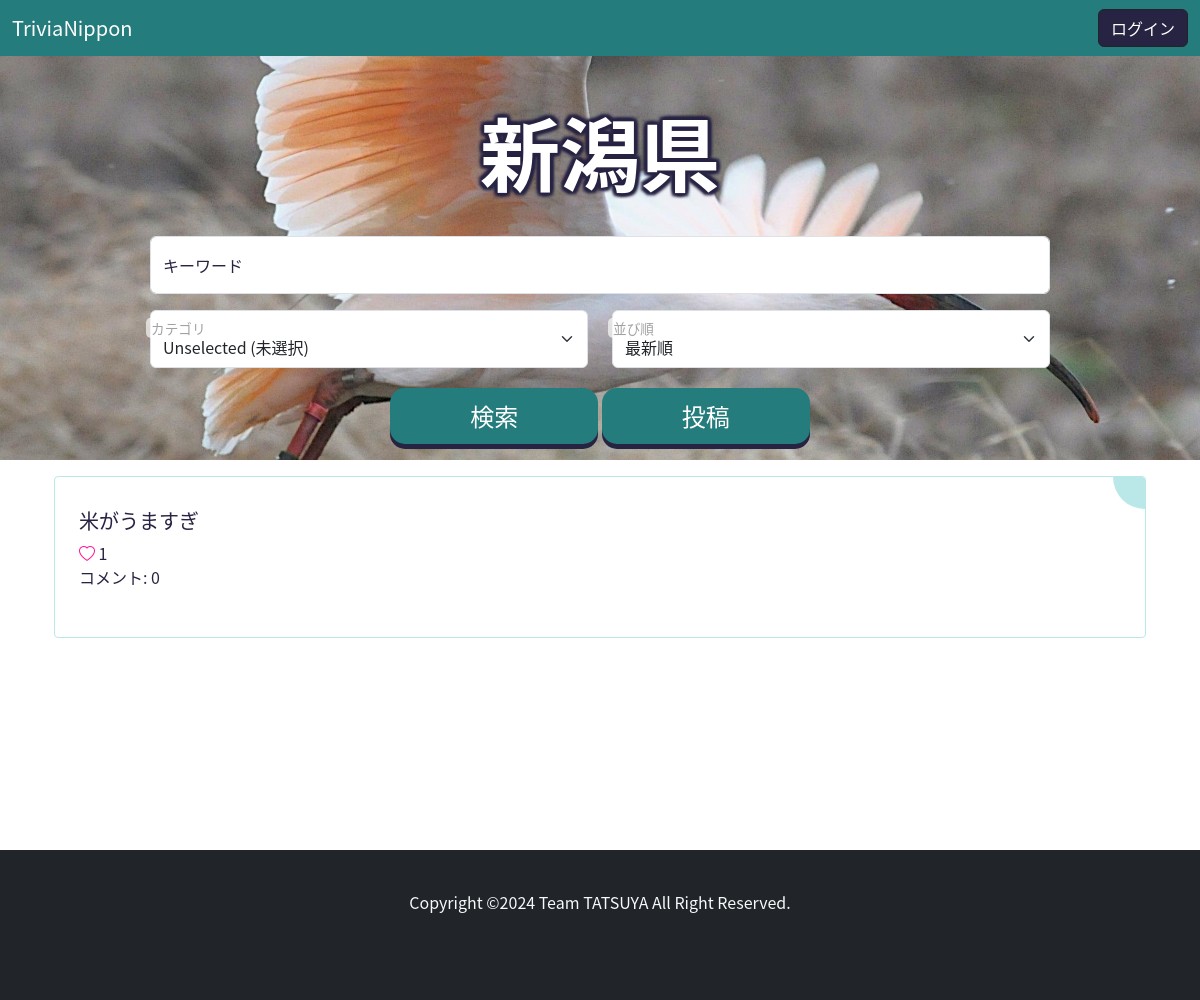
The page /list/新潟県/ on the database as committed earlier.
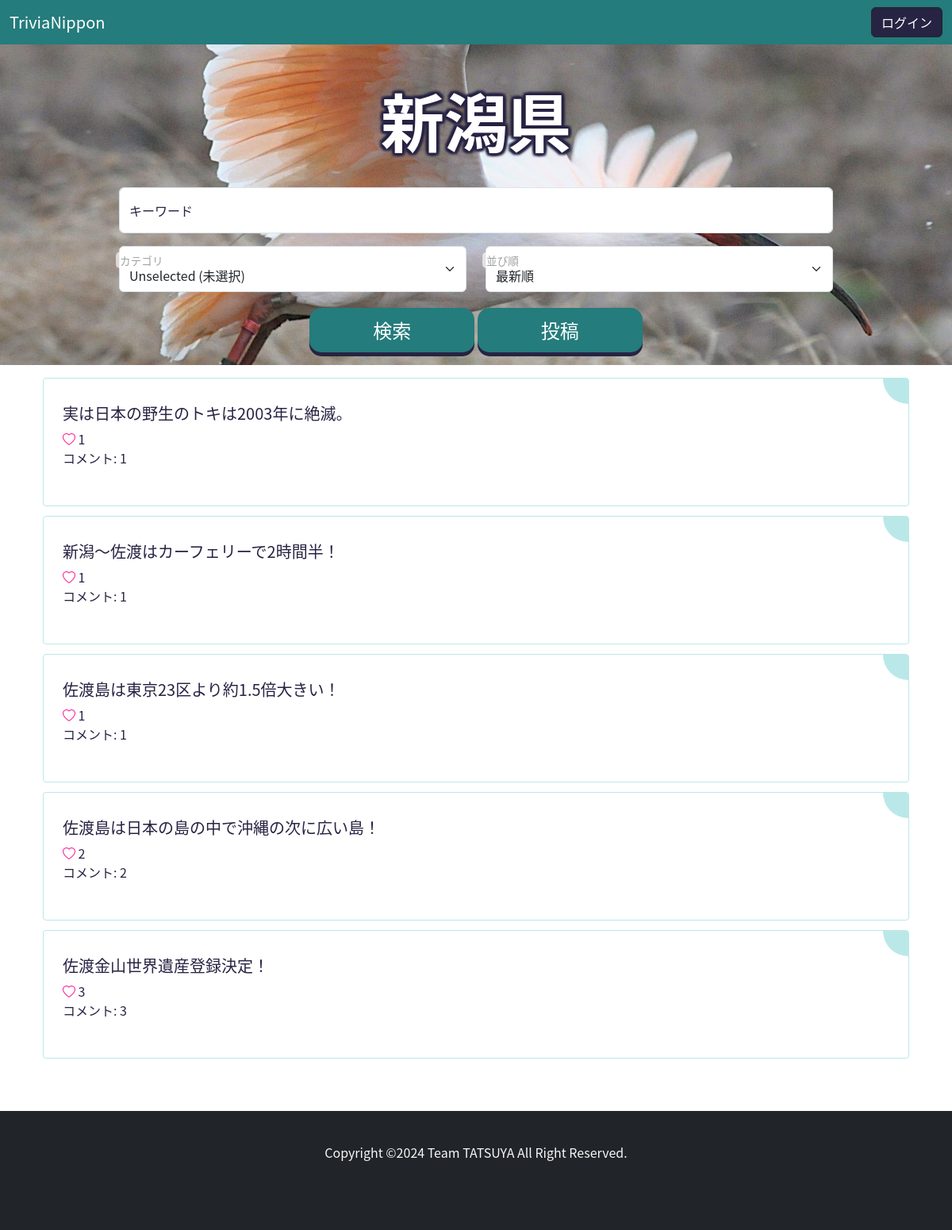
The same page on the database as committed later.
### main/models.py (models this page shows, shortened)
class Post(models.Model):
    CATEGORY_CHOICES = [
        ('地理', '地理'),
        ('歴史', '歴史'),
        ('人物', '人物'),
        ('自然', '自然'),
        ('伝統', '伝統'),
        ('スポーツ', 'スポーツ'),
        ('食', '食'),
        ('文化', '文化'),
        ('芸能', '芸能'),
        ('特産品', '特産品'),
        ('方言', '方言'),
        ('その他', 'その他'),
    ]
    PREFECTURE_CHOICES = [
        ('北海道', '北海道'),
        ('青森県', '青森県'),
        ('岩手県', '岩手県'),
        ('宮城県', '宮城県'),
        ('秋田県', '秋田県'),
        ('山形県', '山形県'),
        ('福島県', '福島県'),
        ('茨城県', '茨城県'),
        ('栃木県', '栃木県'),
        ('群馬県', '群馬県'),
        ('埼玉県', '埼玉県'),
        ('千葉県', '千葉県'),
        ('東京都', '東京都'),
        ('神奈川県', '神奈川県'),
        ('新潟県', '新潟県'),
        ('富山県', '富山県'),
        ('石川県', '石川県'),
        ('福井県', '福井県'),
        ('山梨県', '山梨県'),
        ('長野県', '長野県'),
        ('岐阜県', '岐阜県'),
        ('静岡県', '静岡県'),
        ('愛知県', '愛知県'),
        ('三重県', '三重県'),
        ('滋賀県', '滋賀県'),
        ('京都府', '京都府'),
        ('大阪府', '大阪府'),
        ('兵庫県', '兵庫県'),
        ('奈良県', '奈良県'),
        ('和歌山県', '和歌山県'),
        ('鳥取県', '鳥取県'),
        ('島根県', '島根県'),
        ('岡山県', '岡山県'),
        ('広島県', '広島県'),
        ('山口県', '山口県'),
        ('徳島県', '徳島県'),
        ('香川県', '香川県'),
        ('愛媛県', '愛媛県'),
        ('高知県', '高知県'),
        ('福岡県', '福岡県'),
        ('佐賀県', '佐賀県'),
        ('長崎県', '長崎県'),
        ('熊本県', '熊本県'),
        ('大分県', '大分県'),
        ('宮崎県', '宮崎県'),
        ('鹿児島県', '鹿児島県'),
        ('沖縄県', '沖縄県'),
    ]
    title = models.CharField(verbose_name="タイトル", max_length=20)
    category = models.CharField(verbose_name="カテゴリ", max_length=20, choices=CATEGORY_CHOICES)
    prefecture = models.CharField(verbose_name="都道府県", max_length=20, choices=PREFECTURE_CHOICES)
    content = models.TextField(blank=True, null=True)
    user = models.ForeignKey(User, on_delete=models.CASCADE)
    like = models.ManyToManyField(User, related_name='related_post', blank=True)
    create_at = models.DateTimeField()
    update_at = models.DateTimeField()
    class Meta:
        db_table = 'posts'
        ordering = ["-create_at"]

### main/views.py (the view)
# urls.py: path("list/<str:prefecture>/", TriviaListView.as_view(), name="trivia-list"),
class TriviaListView(ListView):
    model = Post
    template_name = "main/list.html"
    def get_queryset(self):
        query = super().get_queryset()
        keyword = self.request.GET.get("keyword", None)
        category = self.request.GET.get("category", None)
        prefecture = self.kwargs["prefecture"]
        query = query.filter(prefecture=prefecture)
        if keyword:
            query = query.filter(title__icontains=keyword)
        if category == "未選択":
            pass
        elif category:
            query = query.filter(category=category)
        arrangement = self.request.GET.get("arrangement", 0)
        if arrangement == "1":
            query = query.order_by('-create_at')
        elif arrangement == "2":
            query = query.annotate(num_likes=Count("like")).order_by('-num_likes')
        elif arrangement == "3":
            query = query.annotate(num_comments=Count("comments")).order_by("-num_comments")
        return query
    def get_context_data(self, **kwargs):
        context = super().get_context_data(**kwargs)
        context["prefecture"] = self.kwargs["prefecture"]
        context["keyword"] = self.request.GET.get("keyword", "")
        category = self.request.GET.get("category", "")
        if category == "地理":
            context["geography"] = True
        elif category == "歴史":
            context["history"] = True
        elif category == "人物":
            context["person"] = True
        elif category == "自然":
            context["nature"] = True
        elif category == "伝統":
            context["tradition"] = True
        elif category == "スポーツ":
            context["sport"] = True
        elif category == "食":
            context["food"] = True
        elif category == "文化":
            context["culture"] = True
        elif category == "芸能":
            context["entertainment"] = True
        elif category == "特産品":
            context["goods"] = True
        elif category == "方言":
            context["dialect"] = True
        elif category == "未選択":
            context["none"] = True
        arrangement = context['arrangement'] = self.request.GET.get('arrangement', '')
        if arrangement == "1":
            context["new"] = True
        elif arrangement == "2":
            context["like"] = True
        elif arrangement == "3":
            context["comment"] = True
        return context

### templates/main/list.html (shortened to what this page needs)
{% extends "base.html" %}
{% block content %}
<div id={{prefecture}}  class="background-img">
    <br><div class="title-container"><div class="prefecture-title"><p><b>{{ prefecture }}</b></p></div></div>
    <form action="{% url 'main:trivia-list' prefecture %}" method="GET" class="w-75 mx-auto">
        <p class="form-floating">
            <input id="floatingInput" type="text" class="form-control" name="keyword" value="{{ keyword }}" placeholder="キーワード入力">
            <label for="floatingInput">キーワード</label>
        </p>
        <div class="row mb-3">
            <div class="col form-floating">
                <select name="category" id="floatingSelect" class="form-select">
                    <option value="未選択" {% if none %}selected{% endif %}>Unselected (未選択)</option>
                </select>
                <label for="floatingSelect">カテゴリ</label>
            </div>
            <div class="col form-floating">
                <select name="arrangement" id="floatingSelect" class="form-select">
                    <option value="1" {% if new %}selected{% endif %}>最新順</option>
                </select>
                <label for="floatingSelect">並び順</label>
            </div>
        </div>
            <div class="text-center">
                <button class="button-search" >検索</button>
                <a class="button-search" href="{% url 'main:trivia-create' %}">投稿</a>
            </div>
        </form>
</div>
<div class="container my-3">
    {% for object in object_list %}
        <div class="card-diy">
            <h5><a class="card-title" href="{% url 'main:trivia-detail' pk=object.id %}">{{object.title}}</a></h5>
            {% if request.user in item.like.all %}
                <i class="bi bi-heart-fill" role="img" style="color: deeppink;"></i> {{object.like.count}}
            {% else %}
                <i class="bi bi-heart" role="img" style="color: deeppink;"></i> {{object.like.count}}
            {% endif %}
            <p>コメント: {{object.comments.count}}</p>
        </div>
    {% empty %}
        <h3>投稿はありません</h3>
    {% endfor %}
</div>
{% endblock %}

Rows that differ between the two databases and show on the page:
removed Post: prefecture "新潟県", title "米がうますぎ", like.count "1", comments.count "0"
now on this page (row edited): Post: title "実は日本の野生のトキは2003年に絶滅。", like.count "1", comments.count "1"
now on this page (row edited): Post: title "新潟～佐渡はカーフェリーで2時間半！", like.count "1", comments.count "1"
added Post: title "佐渡島は東京23区より約1.5倍大きい！", like.count "1", comments.count "1"
now on this page (row edited): Post: title "佐渡島は日本の島の中で沖縄の次に広い島！", like.count "2", comments.count "2"
added Post: title "佐渡金山世界遺産登録決定！", like.count "3", comments.count "3"
Other text that changed with them:
{{ prefecture }}: (not shown) → "新潟県"
